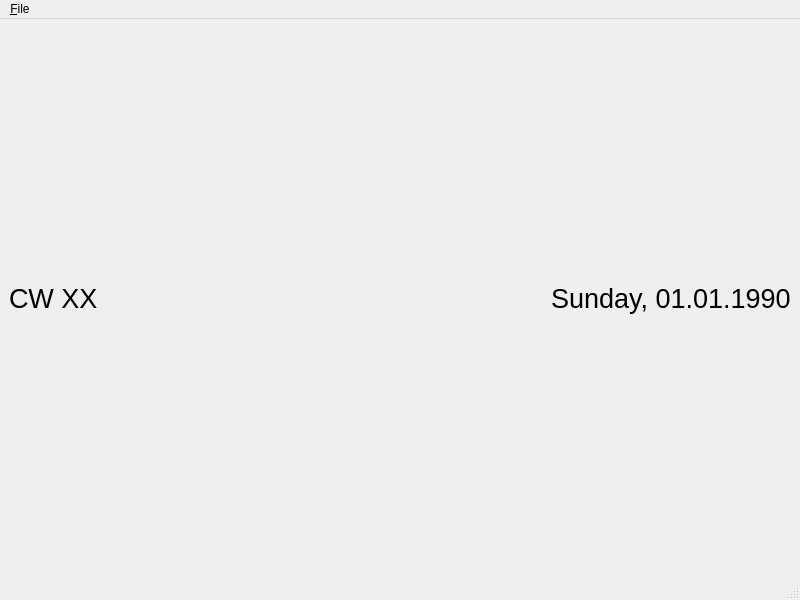
<?xml version="1.0" encoding="UTF-8"?>
<ui version="4.0">
 <class>MainWindow</class>
 <widget class="QMainWindow" name="MainWindow">
  <property name="geometry">
   <rect>
    <x>0</x>
    <y>0</y>
    <width>800</width>
    <height>600</height>
   </rect>
  </property>
  <property name="windowTitle">
   <string>TimeCapture</string>
  </property>
  <widget class="QWidget" name="centralwidget">
   <layout class="QVBoxLayout" name="verticalLayout">
    <item>
     <layout class="QHBoxLayout" name="horizontalLayout">
      <item>
       <widget class="QLabel" name="cwLabel">
        <property name="font">
         <font>
          <family>Leelawadee UI</family>
          <pointsize>20</pointsize>
          <weight>50</weight>
          <bold>false</bold>
         </font>
        </property>
        <property name="text">
         <string>CW XX</string>
        </property>
       </widget>
      </item>
      <item>
       <spacer name="horizontalSpacer">
        <property name="orientation">
         <enum>Qt::Horizontal</enum>
        </property>
        <property name="sizeHint" stdset="0">
         <size>
          <width>40</width>
          <height>20</height>
         </size>
        </property>
       </spacer>
      </item>
      <item>
       <widget class="QLabel" name="todayLabel">
        <property name="font">
         <font>
          <family>Leelawadee UI</family>
          <pointsize>20</pointsize>
          <weight>50</weight>
          <bold>false</bold>
         </font>
        </property>
        <property name="text">
         <string>Sunday, 01.01.1990</string>
        </property>
       </widget>
      </item>
     </layout>
    </item>
    <item>
     <layout class="QHBoxLayout" name="weekLayout"/>
    </item>
   </layout>
  </widget>
  <widget class="QMenuBar" name="menubar">
   <property name="geometry">
    <rect>
     <x>0</x>
     <y>0</y>
     <width>800</width>
     <height>21</height>
    </rect>
   </property>
   <widget class="QMenu" name="menuFile">
    <property name="title">
     <string>&amp;File</string>
    </property>
    <addaction name="actionImport"/>
    <addaction name="separator"/>
    <addaction name="actionClose"/>
   </widget>
   <addaction name="menuFile"/>
  </widget>
  <widget class="QStatusBar" name="statusbar"/>
  <action name="actionImport">
   <property name="text">
    <string>&amp;Import</string>
   </property>
  </action>
  <action name="actionClose">
   <property name="text">
    <string>&amp;Close</string>
   </property>
   <property name="shortcut">
    <string>Ctrl+Q</string>
   </property>
  </action>
 </widget>
 <resources/>
 <connections/>
</ui>
